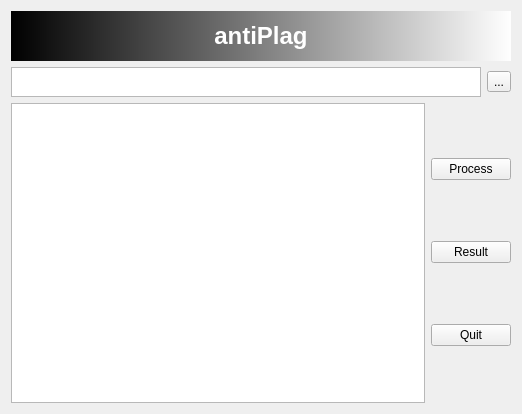
<?xml version="1.0" encoding="UTF-8"?>
<ui version="4.0">
 <class>MainWindow</class>
 <widget class="QWidget" name="MainWindow">
  <property name="geometry">
   <rect>
    <x>0</x>
    <y>0</y>
    <width>500</width>
    <height>365</height>
   </rect>
  </property>
  <property name="windowTitle">
   <string>antiPlag</string>
  </property>
  <layout class="QVBoxLayout" name="verticalLayout_2">
   <item>
    <widget class="QLabel" name="nameLabel">
     <property name="minimumSize">
      <size>
       <width>500</width>
       <height>50</height>
      </size>
     </property>
     <property name="styleSheet">
      <string notr="true">font: 87 9pt &quot;Arial Black&quot;;
background-color: qlineargradient(spread:pad, x1:0, y1:0, x2:1, y2:0, stop:0 rgba(0, 0, 0, 255), stop:1 rgba(255, 255, 255, 255));
color: rgb(255, 255, 255);</string>
     </property>
     <property name="text">
      <string>&lt;html&gt;&lt;head/&gt;&lt;body&gt;&lt;h1 align=&quot;center&quot;&gt;antiPlag&lt;/h1&gt;&lt;/body&gt;&lt;/html&gt;</string>
     </property>
    </widget>
   </item>
   <item>
    <layout class="QHBoxLayout" name="horizontalLayout_2">
     <item>
      <widget class="QTextEdit" name="textEdit">
       <property name="maximumSize">
        <size>
         <width>16777215</width>
         <height>30</height>
        </size>
       </property>
      </widget>
     </item>
     <item>
      <widget class="QToolButton" name="toolButton">
       <property name="text">
        <string>...</string>
       </property>
      </widget>
     </item>
    </layout>
   </item>
   <item>
    <layout class="QHBoxLayout" name="horizontalLayout">
     <item>
      <widget class="QTextBrowser" name="textBrowser">
       <property name="minimumSize">
        <size>
         <width>0</width>
         <height>300</height>
        </size>
       </property>
      </widget>
     </item>
     <item>
      <layout class="QVBoxLayout" name="verticalLayout">
       <item>
        <widget class="QPushButton" name="processButton">
         <property name="styleSheet">
          <string notr="true">font: 10pt &quot;Arial&quot;;</string>
         </property>
         <property name="text">
          <string>Process</string>
         </property>
        </widget>
       </item>
       <item>
        <widget class="QPushButton" name="resultButton">
         <property name="styleSheet">
          <string notr="true">font: 10pt &quot;Arial&quot;;</string>
         </property>
         <property name="text">
          <string>Result</string>
         </property>
        </widget>
       </item>
       <item>
        <widget class="QPushButton" name="quitButton">
         <property name="styleSheet">
          <string notr="true">font: 10pt &quot;Arial&quot;;</string>
         </property>
         <property name="text">
          <string>Quit</string>
         </property>
        </widget>
       </item>
      </layout>
     </item>
    </layout>
   </item>
  </layout>
 </widget>
 <resources/>
 <connections/>
</ui>
